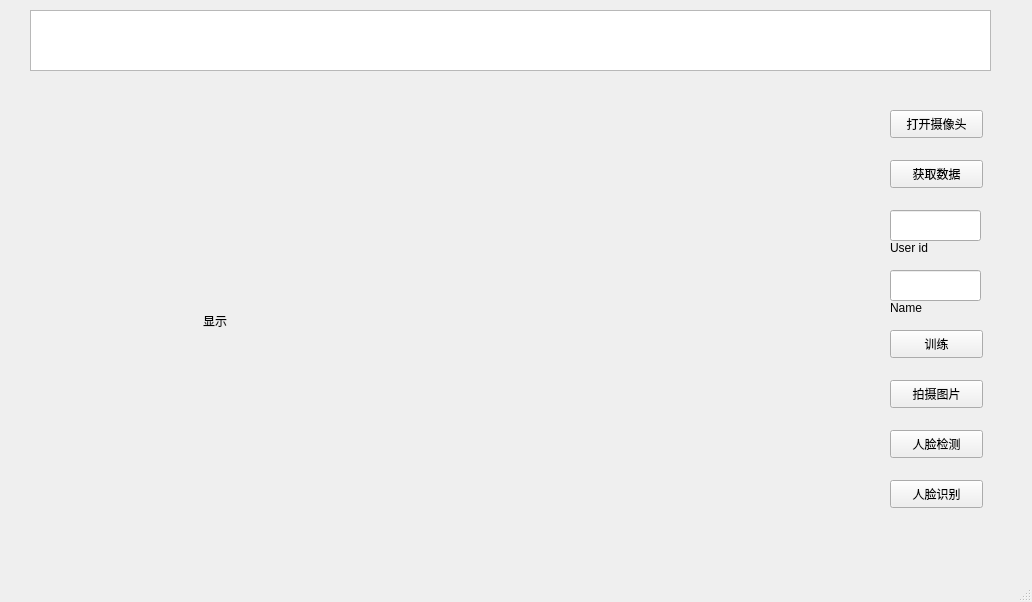
<?xml version="1.0" encoding="UTF-8"?>
<ui version="4.0">
 <class>MainWindow</class>
 <widget class="QMainWindow" name="MainWindow">
  <property name="geometry">
   <rect>
    <x>0</x>
    <y>0</y>
    <width>1032</width>
    <height>602</height>
   </rect>
  </property>
  <property name="windowTitle">
   <string>MainWindow</string>
  </property>
  <widget class="QWidget" name="centralwidget">
   <widget class="QPushButton" name="pushButton">
    <property name="geometry">
     <rect>
      <x>890</x>
      <y>160</y>
      <width>93</width>
      <height>28</height>
     </rect>
    </property>
    <property name="text">
     <string>获取数据</string>
    </property>
   </widget>
   <widget class="QPushButton" name="pushButton_2">
    <property name="geometry">
     <rect>
      <x>890</x>
      <y>330</y>
      <width>93</width>
      <height>28</height>
     </rect>
    </property>
    <property name="text">
     <string>训练</string>
    </property>
   </widget>
   <widget class="QPushButton" name="pushButton_3">
    <property name="geometry">
     <rect>
      <x>890</x>
      <y>380</y>
      <width>93</width>
      <height>28</height>
     </rect>
    </property>
    <property name="text">
     <string>拍摄图片</string>
    </property>
   </widget>
   <widget class="QPushButton" name="pushButton_4">
    <property name="geometry">
     <rect>
      <x>890</x>
      <y>430</y>
      <width>93</width>
      <height>28</height>
     </rect>
    </property>
    <property name="text">
     <string>人脸检测</string>
    </property>
   </widget>
   <widget class="QTextBrowser" name="textBrowser">
    <property name="geometry">
     <rect>
      <x>30</x>
      <y>10</y>
      <width>961</width>
      <height>61</height>
     </rect>
    </property>
   </widget>
   <widget class="QLabel" name="label">
    <property name="geometry">
     <rect>
      <x>50</x>
      <y>90</y>
      <width>771</width>
      <height>461</height>
     </rect>
    </property>
    <property name="text">
     <string>                                              显示</string>
    </property>
   </widget>
   <widget class="QPushButton" name="pushButton_5">
    <property name="geometry">
     <rect>
      <x>890</x>
      <y>480</y>
      <width>93</width>
      <height>28</height>
     </rect>
    </property>
    <property name="text">
     <string>人脸识别</string>
    </property>
   </widget>
   <widget class="QLineEdit" name="lineEdit">
    <property name="geometry">
     <rect>
      <x>890</x>
      <y>210</y>
      <width>91</width>
      <height>31</height>
     </rect>
    </property>
   </widget>
   <widget class="QLabel" name="label_2">
    <property name="geometry">
     <rect>
      <x>890</x>
      <y>240</y>
      <width>72</width>
      <height>15</height>
     </rect>
    </property>
    <property name="text">
     <string>User id</string>
    </property>
   </widget>
   <widget class="QLabel" name="label_3">
    <property name="geometry">
     <rect>
      <x>890</x>
      <y>300</y>
      <width>72</width>
      <height>15</height>
     </rect>
    </property>
    <property name="text">
     <string>Name</string>
    </property>
   </widget>
   <widget class="QLineEdit" name="lineEdit_2">
    <property name="geometry">
     <rect>
      <x>890</x>
      <y>270</y>
      <width>91</width>
      <height>31</height>
     </rect>
    </property>
   </widget>
   <widget class="QPushButton" name="pushButton_6">
    <property name="geometry">
     <rect>
      <x>890</x>
      <y>110</y>
      <width>93</width>
      <height>28</height>
     </rect>
    </property>
    <property name="text">
     <string>打开摄像头</string>
    </property>
   </widget>
  </widget>
  <widget class="QMenuBar" name="menubar">
   <property name="geometry">
    <rect>
     <x>0</x>
     <y>0</y>
     <width>1032</width>
     <height>26</height>
    </rect>
   </property>
  </widget>
  <widget class="QStatusBar" name="statusbar"/>
 </widget>
 <resources/>
 <connections/>
</ui>
